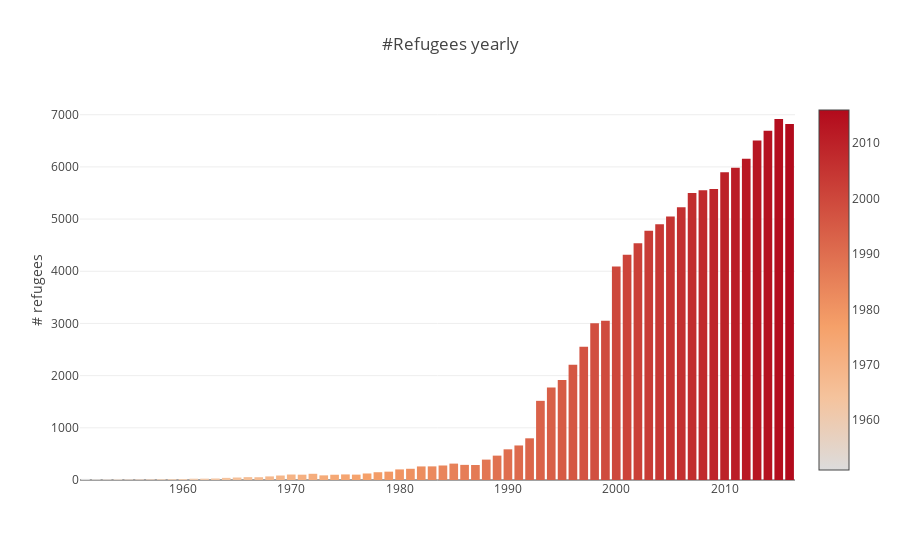

Notebook source saved alongside this figure:
### Code cell
dff = df3.Year.value_counts().to_frame().reset_index().sort_values(by='index')
dff.columns = ['Year', 'Refugees (incl. refugee-like situations)']

trace = go.Bar(
    x=dff.Year,
    y=dff['Refugees (incl. refugee-like situations)'],
    marker=dict(
        color = dff.Year,
        colorscale='Reds',
        showscale=True)
)

data = [trace]
layout = go.Layout(
    title='#Refugees yearly', 
    yaxis = dict(title = '# refugees'
                                                )
)

fig = go.Figure(data=data, layout=layout)
py.iplot(fig)

### Figure 1 — Plotly figure (JSON) as saved in the notebook; plotly's stock layout.template omitted (floating-point values rounded to 4 significant figures)
{"data": [{"marker": {"color": [1951, 1952, 1953, 1954, 1955, 1956, 1957, 1958, 1959, 1960, 1961, 1962, 1963, 1964, 1965, 1966, 1967, 1968, 1969, 1970, 1971, 1972, 1973, 1974, 1975, 1976, 1977, 1978, 1979, 1980, 1981, 1982, 1983, 1984, 1985, 1986, 1987, 1988, 1989, 1990, 1991, 1992, 1993, 1994, 1995, 1996, 1997, 1998, 1999, 2000, 2001, 2002, 2003, 2004, 2005, 2006, 2007, 2008, 2009, 2010, 2011, 2012, 2013, 2014, 2015, 2016], "colorscale": "Reds", "showscale": true}, "type": "bar", "uid": "7f7ef466-e927-4b1e-9c3f-3abbb787d9a3", "x": [1951, 1952, 1953, 1954, 1955, 1956, 1957, 1958, 1959, 1960, 1961, 1962, 1963, 1964, 1965, 1966, 1967, 1968, 1969, 1970, 1971, 1972, 1973, 1974, 1975, 1976, 1977, 1978, 1979, 1980, 1981, 1982, 1983, 1984, 1985, 1986, 1987, 1988, 1989, 1990, 1991, 1992, 1993, 1994, 1995, 1996, 1997, 1998, 1999, 2000, 2001, 2002, 2003, 2004, 2005, 2006, 2007, 2008, 2009, 2010, 2011, 2012, 2013, 2014, 2015, 2016], "y": [21, 17, 17, 20, 16, 16, 16, 18, 18, 19, 25, 26, 29, 41, 48, 55, 53, 69, 86, 105, 102, 119, 89, 101, 107, 103, 125, 149, 160, 203, 215, 260, 261, 278, 314, 290, 287, 391, 467, 588, 662, 799, 1517, 1774, 1917, 2207, 2553, 3006, 3052, 4093, 4318, 4536, 4777, 4903, 5048, 5228, 5498, 5555, 5577, 5899, 5984, 6157, 6506, 6691, 6918, 6822]}], "layout": {"title": {"text": "#Refugees yearly"}, "yaxis": {"title": {"text": "# refugees"}}}}
